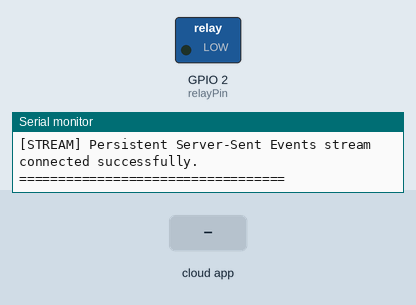
This sketch was run on a simulated ESP32. Shown: switched loads named in the sketch (green lamp = pin HIGH), the last lines printed to the serial monitor. Inputs (shaded band) come from the test bench. WiFi joins after 1.5 s; servers stay silent unless stated.

Above: at 3.1 s.
3.2 s: the phone or cloud app sets desiredState to ON
At 4.2 s:
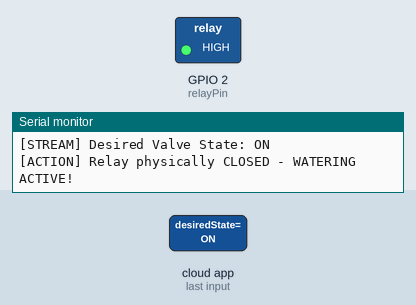
4.7 s: the phone or cloud app sets desiredState to OFF
At 5.3 s:
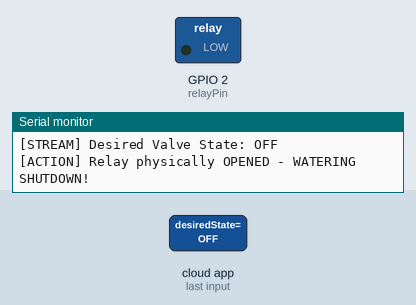
Timing chart, 0 to 7.7 s (numbered marks = the images above; inputs shaded):
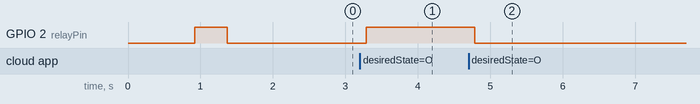

The sketch:

esp32.ino
```cpp
/**
 * ESP32 Smart Watering Station Firmware (24/7 Firebase Stream Edition)
 *
 * Target Board: ESP32 Dev Module (or any standard ESP32 board)
 * Required Library: "Firebase ESP32 Client" (by Mobizt) v4.x.x
 * Features:
 *  - Establishes a persistent Server-Sent Events (SSE) stream connection with Firebase RTDB.
 *  - Intercepts state changes (/watering/desiredState) instantly (under 100ms latency).
 *  - Publishes physical valve feedback (/watering/actualState) and server heartbeat (/watering/lastSeen).
 *  - Fully handles automatic Wi-Fi reconnects for uninterrupted 24/7 operation.
 *  - Supports both Open Rules (test_mode) and Database Secret legacy tokens.
 */

#include <WiFi.h>
#include <Firebase_ESP_Client.h>

// Helper addons for token generation progress and RTDB formatting (Built into the Mobizt library)
#include <addons/TokenHelper.h>
#include <addons/RTDBHelper.h>

// =========================================================================
// 1. WI-FI NETWORK CREDENTIALS
// =========================================================================
#define WIFI_SSID "YOUR_WIFI_SSID"
#define WIFI_PASSWORD "YOUR_WIFI_PASSWORD"

// =========================================================================
// 2. FIREBASE REALTIME DATABASE CONFIGURATION
// =========================================================================
// - DATABASE_URL: Strip any "https://" or trailing slashes.
//   Example: "my-watering-rtdb-default-rtdb.firebaseio.com"
#define DATABASE_URL "watering-3cede-default-rtdb.firebaseio.com"

// - Firebase Authentication Options:
//   Option A (Public Rules): If your rules are { ".read": true, ".write": true },
//                            leave DATABASE_SECRET blank.
//   Option B (Secure Secret): Enter your Legacy Database Secret below.
//                            Find it in Firebase Console -> Project Settings -> Service Accounts -> Database Secrets.
#define DATABASE_SECRET "BIns-_KHETQlVPFDwCyRc3qvydKV2RSh__BUbq__9ePpZygAmR-MQC25uKVbb7Ih41xUvRNMS-dq7LOj_48a8I0"

// GPIO pin mappings: Pin 2 operates the built-in LED and/or the 5V Relay board
const int relayPin = 2;

// Local state variable
bool valveStatus = false;

// Heartbeat timers: Send actual status report every 10 seconds to save power
unsigned long lastHeartbeatTime = 0;
const unsigned long heartbeatInterval = 10000;

// Firebase state pointers
FirebaseData streamData; // Dedicated stream object for continuous listening
FirebaseData reportData; // Dedicated transaction object for periodic writing
FirebaseAuth auth;
FirebaseConfig config;

// =========================================================================
// FIREBASE STREAM CALLBACK HANDLER
// Intercepts instant database changes dispatched from your Next.js dashboard
// =========================================================================
void streamCallback(FirebaseStream data) {
  Serial.printf("\n[STREAM] Event Fired! Path: %s | Event: %s | Type: %s\n",
                data.streamPath().c_str(),
                data.eventType().c_str(),
                data.dataType().c_str());

  if (data.dataType() == "string") {
    String value = data.stringData();
    value.trim();
    value.toUpperCase();

    Serial.print("[STREAM] Desired Valve State: ");
    Serial.println(value);

    if (value == "ON") {
      digitalWrite(relayPin, HIGH);
      if (!valveStatus) {
        valveStatus = true;
        Serial.println("[ACTION] Relay physically CLOSED - WATERING ACTIVE!");
      }
    } else if (value == "OFF") {
      digitalWrite(relayPin, LOW);
      if (valveStatus) {
        valveStatus = false;
        Serial.println("[ACTION] Relay physically OPENED - WATERING SHUTDOWN!");
      }
    }
  }
}

void streamTimeoutCallback(bool timeout) {
  if (timeout) {
    Serial.println("[STREAM] Connection timeout. Resuming background stream listener...");
  }
}

void setup() {
  Serial.begin(115200);
  delay(10);
  Serial.println("\n==================================");
  Serial.println("ESP32 Smart Watering boot sequence...");
  Serial.println("==================================");

  // Initialize GPIO relay control pin
  pinMode(relayPin, OUTPUT);
  digitalWrite(relayPin, LOW); // Safe default: closed valve
  valveStatus = false;

  // Initialize Wi-Fi
  Serial.print("Connecting to Wi-Fi: ");
  Serial.println(WIFI_SSID);
  WiFi.begin(WIFI_SSID, WIFI_PASSWORD);

  int flash = 0;
  while (WiFi.status() != WL_CONNECTED) {
    delay(450);
    flash++;
    digitalWrite(relayPin, flash % 2 == 0 ? HIGH : LOW); // Visual flashing LED check
    Serial.print(".");
  }

  digitalWrite(relayPin, LOW); // Flash end, return to off
  Serial.println("\nWi-Fi Link established!");
  Serial.print("IP Address: ");
  Serial.println(WiFi.localIP());

  // Configure Firebase Core Parameters
  config.database_url = DATABASE_URL;

  // Choose correct Auth mode
  if (strlen(DATABASE_SECRET) > 0) {
    // Option B: Authenticate using legacy database secret token
    config.signer.tokens.legacy_token = DATABASE_SECRET;
    Serial.println("[AUTH] Authenticating with Legacy Database Secret token.");
  } else {
    // Option A: Running in public rule test mode
    config.signer.test_mode = true;
    Serial.println("[AUTH] Running in Public Rule Test Mode (No database secret).");
  }

  // Set Wi-Fi auto-reconnection callback parameters
  Firebase.reconnectWiFi(true);

  // Start Firebase engine
  Firebase.begin(&config, &auth);

  Serial.println("[FIREBASE] Initializing persistent stream listener on: /watering/desiredState");

  // Establish connection stream
  if (!Firebase.RTDB.beginStream(&streamData, "/watering/desiredState")) {
    Serial.printf("[STREAM] Error opening stream: %s\n", streamData.errorReason().c_str());
  } else {
    Serial.println("[STREAM] Persistent Server-Sent Events stream connected successfully.");
    Firebase.RTDB.setStreamCallback(&streamData, streamCallback, streamTimeoutCallback);
  }

  Serial.println("==================================");
}

void loop() {
  // Check if it is time to report a heartbeat and feedback physical valve status
  if (millis() - lastHeartbeatTime >= heartbeatInterval) {
    lastHeartbeatTime = millis();

    if (WiFi.status() == WL_CONNECTED && Firebase.ready()) {
      Serial.println("[HEARTBEAT] Publishing node state to database...");

      // Update actual valve state
      if (Firebase.RTDB.setString(&reportData, "/watering/actualState", valveStatus ? "ON" : "OFF")) {
        Serial.printf("[HEARTBEAT] actualState updated -> %s\n", valveStatus ? "ON" : "OFF");
      } else {
        Serial.printf("[HEARTBEAT] Error updating actualState: %s\n", reportData.errorReason().c_str());
      }

      // Update server-side timestamp so the dashboard can compute precise uptimeheartbeats
      // setTimestamp writes the highly accurate Firebase Server Epoch time (millisecond resolution)
      if (Firebase.RTDB.setTimestamp(&reportData, "/watering/lastSeen")) {
        Serial.println("[HEARTBEAT] Server lastSeen timestamp synchronized.");
      } else {
        Serial.printf("[HEARTBEAT] Error synchronizing timestamp: %s\n", reportData.errorReason().c_str());
      }
    }
  }

  // Yield core CPU processor slices to running background tasks
  delay(12);
}
```

Measured:
- after the input at 3.2 s, GPIO 2 (relayPin): LOW → HIGH after 0.09 s
- after the input at 4.7 s, GPIO 2 (relayPin): HIGH → LOW after 0.09 s
